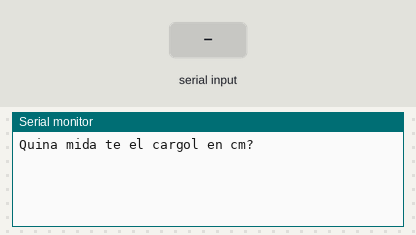
A sketch run on a simulated Arduino Uno, built with avr-gcc and run on an emulated ATmega328P. On the bench: the last lines printed to the serial monitor. The test bench sets the inputs (shaded band).

Above: at 1.2 s.
1.3 s: "90,45\n" received over Serial
At 2.5 s:
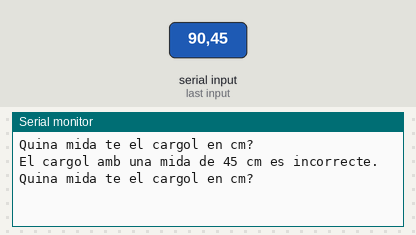
2.8 s: "1\n" received over Serial
At 3.5 s:
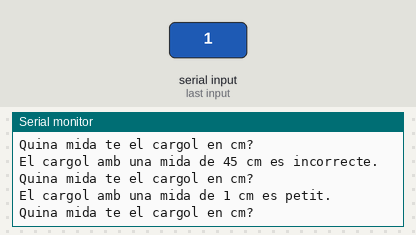
4.3 s: "3\n" received over Serial
At 5.5 s:
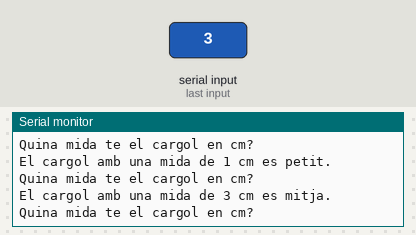
5.8 s: "5\n" received over Serial
At 6.9 s:
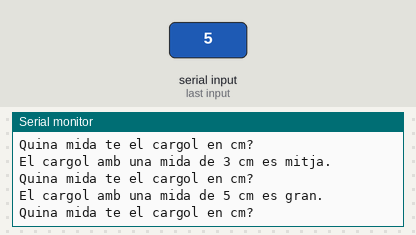

Measured:
- after the input at 1.3 s, the serial monitor: prints a new line at once (image 1)
- after the input at 2.8 s, the serial monitor: prints a new line at once (image 2)
- after the input at 4.3 s, the serial monitor: prints a new line at once (image 3)
- after the input at 5.8 s, the serial monitor: prints a new line at once (image 4)

The sketch:

Pro_7.ino
```cpp
/**********************************************************************************
**                                                                               **
**                               Plantilla                                       **
**                                                                               **
** Arnau Pérez Fuentes                                      3/2/2019           **
**********************************************************************************/


//********** Includes *************************************************************


//********** Variables ************************************************************

int midaCargol;

//********** Setup ****************************************************************
void setup() {
  // initialize serial:
  Serial.begin(9600);
  Serial.println("Quina mida te el cargol en cm?");

}

//********** Loop *****************************************************************
void loop() {
  // if there's any serial available, read it:
  while (Serial.available() > 0) {

    // look for the next valid integer in the incoming serial stream:
    midaCargol = Serial.parseInt();

    // look for the newline. That's the end of your sentence:
    if (Serial.read() == '\n') {

      Serial.print("El cargol amb una mida de ");
      Serial.print(midaCargol);
      Serial.print(" cm es ");
      switch (midaCargol) {
        case 1:
          Serial.println("petit.");
          break;
        case 2:
          Serial.println("petit.");
          break;
        case 3:
          Serial.println("mitja.");
          break;
        case 4:
          Serial.println("mitja.");
          break;
        case 5:
          Serial.println("gran.");
          break;
        case 6:
          Serial.println("gran.");
          break;
        case 7:
          Serial.println("gran.");
          break;
        case 8:
          Serial.println("molt gran.");
          break;
        case 9:
          Serial.println("molt gran.");
          break;
        case 10:
          Serial.println("molt gran.");
          break;
        default:
          Serial.println("incorrecte.");
      }
      Serial.println("");
      Serial.println("Quina mida te el cargol en cm?");
    }
  }
}

//********** Funcions *************************************************************
```
